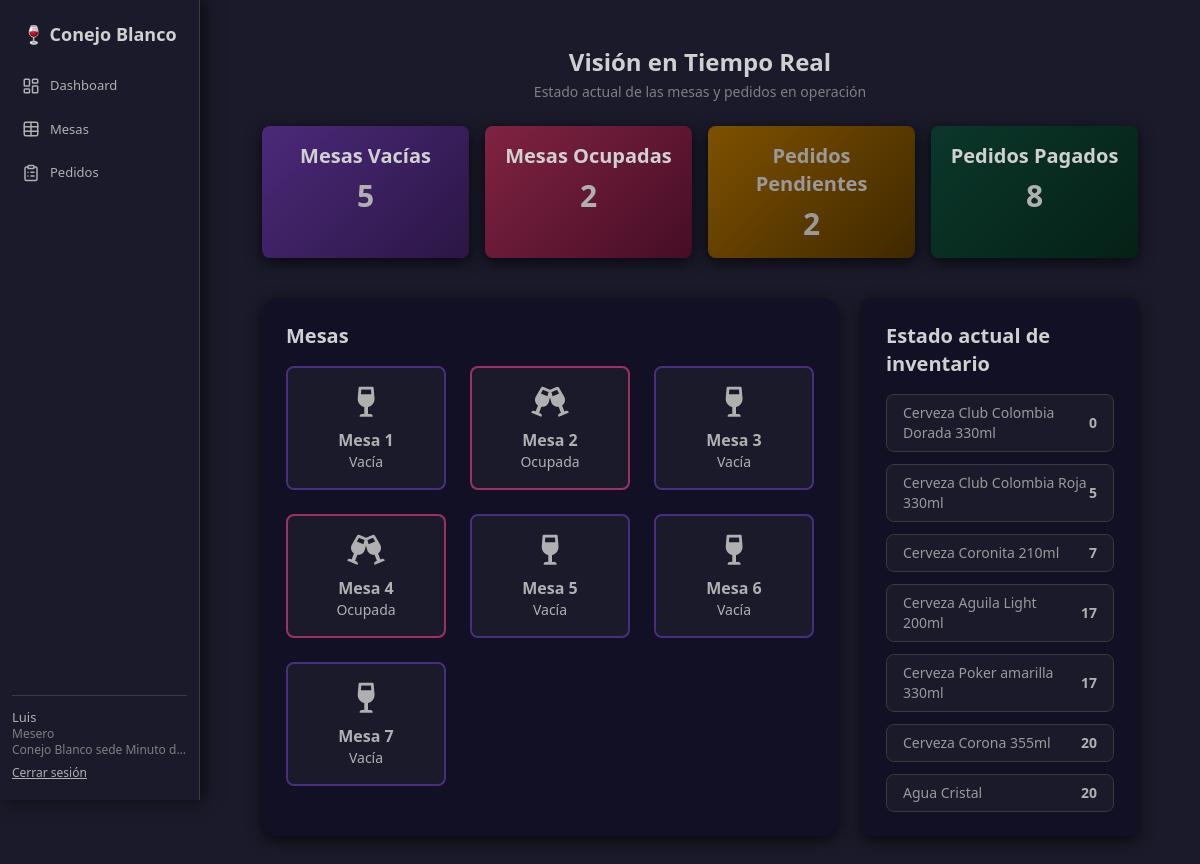
The app's page /api/usuarios/panel_general/ (signed in) with its own data.
### usuarios/models.py (models this page shows, shortened)
class Usuario(AbstractUser):
    rol = models.CharField(max_length=20, choices=ROLES)
    sede = models.ForeignKey(Sede, on_delete=models.CASCADE, null=True, blank=False)

### sede/models.py (models this page shows, shortened)
class Sede(models.Model):
    nombre = models.CharField(max_length=100)
    direccion = models.CharField(max_length=255)
    telefono = models.CharField(max_length=20)
    email = models.EmailField()

### mesa/models.py (models this page shows, shortened)
class Mesa(models.Model):
    UBICACIONES = (
        (1, 'Primer piso'),
        (2, 'Segundo piso'),
    )
    numeroMesa = models.PositiveIntegerField()
    capacidad = models.PositiveIntegerField()
    ubicacion = models.IntegerField(choices=UBICACIONES)
    sede = models.ForeignKey(Sede, on_delete=models.CASCADE)
    ocupada = models.BooleanField(default=False)
    class Meta:
        unique_together = ('numeroMesa', 'sede')  # Evitar duplicados en una sede

### inventario/models.py (models this page shows, shortened)
class InventarioProducto(models.Model):
    sede = models.ForeignKey(Sede, on_delete=models.CASCADE)
    producto = models.ForeignKey(Producto, on_delete=models.CASCADE)
    cantidad = models.PositiveIntegerField(default=0)  # Evita valores negativos
    stock_minimo = models.PositiveIntegerField(default=5)
    imagen = models.ImageField(upload_to='inventario/', blank=True, null=True)
    precio_venta = models.DecimalField(max_digits=10, decimal_places=2, default=0)
    fecha_creacion = models.DateTimeField(auto_now_add=True)
    def __str__(self):
        return f"{self.producto.nombre} - {self.sede.nombre}"

### productos/models.py (models this page shows, shortened)
class Producto(models.Model):
    nombre = models.CharField(max_length=100)
    descripcion = models.TextField(blank=True, null=True)

### usuarios/views.py (the view)
# urls.py: path('panel_general/', views.panel_general, name='panel_general'),
@login_required
def panel_general(request):
    sede = request.user.sede
    mesas = Mesa.objects.filter(sede=sede)
    mesas_vacias_count = mesas.filter(ocupada=False).count()
    mesas_ocupadas_count = mesas.filter(ocupada=True).count()
    pedidos_pendientes_count = Pedido.objects.filter(estado='pendiente', mesa__sede=sede).count()
    pedidos_pagados_count = Pedido.objects.filter(estado='pagado', mesa__sede=sede).count()
    productos = InventarioProducto.objects.select_related('producto') \
                                          .filter(sede=sede) \
                                          .order_by('cantidad')
    print("Productos en inventario para la sede:", productos)
    return render(request, 'general.html', {
        'mesas': mesas,
        'mesas_vacias_count': mesas_vacias_count,
        'mesas_ocupadas_count': mesas_ocupadas_count,
        'pedidos_pendientes_count': pedidos_pendientes_count,
        'pedidos_pagados_count': pedidos_pagados_count,
        'productos': productos,
    })

### usuarios/context_processors.py (called while the page is built)
def es_admin_processor(request):
    if request.user.is_authenticated:
        return {'es_administrador': request.user.rol == 'administrador'}
    return {'es_administrador': False}

### templates/general.html (shortened to what this page needs)
{% extends 'base.html' %}
{% load static %}
{% block head %}
  <link rel="stylesheet" href="{% static 'css/dashboard.css' %}">
  <link rel="stylesheet" href="https://cdnjs.cloudflare.com/ajax/libs/font-awesome/6.0.0-beta3/css/all.min.css">
{% endblock %}
{% block content %}
<div class="panel-general-container">
  <div class="panel-header text-center mb-6">
    <h1 class="text-2xl font-bold mb-1 text-white">Visión en Tiempo Real</h1>
    <p class="text-gray-400 text-sm">Estado actual de las mesas y pedidos en operación</p>
  </div>
  <div class="grid grid-cols-1 sm:grid-cols-2 lg:grid-cols-4 gap-4 mb-10">
    <div class="card-gradient bg-purple-gradient p-4 rounded-lg shadow">
      <h3 class="text-xl font-semibold mb-2 text-white">Mesas Vacías</h3>
      <p class="text-3xl font-bold text-white">{{ mesas_vacias_count }}</p>
    </div>
    <div class="card-gradient bg-pink-gradient p-4 rounded-lg shadow">
      <h3 class="text-xl font-semibold mb-2 text-white">Mesas Ocupadas</h3>
      <p class="text-3xl font-bold text-white">{{ mesas_ocupadas_count }}</p>
    </div>
    <div class="card-gradient bg-orange-gradient-dark p-4 rounded-lg shadow">
      <h3 class="text-xl font-semibold mb-2 text-gray-300">Pedidos Pendientes</h3>
      <p class="text-3xl font-bold text-gray-300">{{ pedidos_pendientes_count }}</p>
    </div>
    <div class="card-gradient bg-green-gradient-dark p-4 rounded-lg shadow">
      <h3 class="text-xl font-semibold mb-2 text-white">Pedidos Pagados</h3>
      <p class="text-3xl font-bold text-white">{{ pedidos_pagados_count }}</p>
    </div>
  </div>
  <div class="grid grid-cols-1 lg:grid-cols-3 gap-6">
    <div class="bg-panel p-6 rounded-lg shadow lg:col-span-2">
      <h2 class="text-xl font-semibold mb-4 text-white">Mesas</h2>
      <div class="grid grid-cols-1 sm:grid-cols-2 md:grid-cols-3 xl:grid-cols-4 gap-6">
        {% for mesa in mesas %}
        <div class="bg-gray-900 rounded-lg p-4 flex flex-col items-center justify-center
                    {% if mesa.ocupada %}border-2 border-pink-600{% else %}border-2 border-purple-700{% endif %}">
          <div class="mesa-icon mb-2">
            {% if mesa.ocupada %}
              <i class="fa-solid fa-champagne-glasses text-pink-600 text-3xl"></i>
            {% else %}
              <i class="fa-solid fa-wine-glass text-purple-700 text-3xl"></i>
            {% endif %}
          </div>
          <p class="mesa-label text-white font-semibold">Mesa {{ mesa.numeroMesa }}</p>
          <p class="mesa-status text-sm text-gray-400">{% if mesa.ocupada %}Ocupada{% else %}Vacía{% endif %}</p>
        </div>
        {% endfor %}
      </div>
    </div>
    <div class="lg:col-span-1">
      <div class="bg-inventory-card p-6 rounded-lg shadow">
        <h2 class="text-xl font-semibold mb-4 text-white">Estado actual de inventario</h2>
        <ul class="inventory-list space-y-3">
  {% for inventario in productos %}
    <li class="flex justify-between items-center bg-gray-800 px-4 py-2 rounded-md">
      <span class="text-sm font-medium text-gray-300">{{ inventario.producto.nombre }}</span>
      <span class="text-sm font-bold text-white">{{ inventario.cantidad }}</span>
    </li>
  {% empty %}
    <li>No hay productos disponibles.</li>
  {% endfor %}
</ul>
      </div>
    </div>
  </div>
</div>
{% endblock %}

### templates/base.html (shortened to what this page needs)
{% load static %}
<!DOCTYPE html>
<html lang="es">
<head>
    <script src="https://cdn.tailwindcss.com"></script>
    <link rel="stylesheet" href="{% static 'css/base_estilos.css' %}">
    {% block head %}{% endblock %}
</head>
<body class="flex bg-gray-900 text-white min-h-screen">
    <aside class="sidebar">
        <div class="sidebar-header">
            <h1 class="text-lg font-bold text-red-500 text-center">🍷 Conejo Blanco</h1>
        </div>
        <nav class="sidebar-nav">
            {% if user.is_authenticated %}
                {% if user.rol == 'administrador' %}
                    <a href="{% url 'panel_general' %}"><i data-lucide="layout-dashboard"></i> Dashboard</a>
                    <a href="{% url 'listar_usuarios' %}"><i data-lucide="users"></i> Usuarios</a>
                    <a href="{% url 'lista_productos' %}"><i data-lucide="box"></i> Inventario</a>
                    <a href="{% url 'crear_producto' %}"><i data-lucide="plus-square"></i> Productos</a>
                    <a href="{% url 'listar_sedes' %}"><i data-lucide="map-pin"></i> Sedes</a>
                    <a href="{% url 'ver_mesas' %}"><i data-lucide="table"></i> Mesas</a>
                    <a href="{% url 'ver_pedidos' %}"><i data-lucide="clipboard-list"></i> Pedidos</a>
                    <a href="{% url 'pedidos_por_pagar' %}"><i data-lucide="credit-card"></i> Por Pagar</a>
                    <a href="{% url 'informe_producto' %}"><i data-lucide="bar-chart"></i> Informes</a>
                {% elif user.rol == 'mesero' %}
                    <a href="{% url 'panel_general' %}"><i data-lucide="layout-dashboard"></i> Dashboard</a>
                    <a href="{% url 'ver_mesas' %}"><i data-lucide="table"></i> Mesas</a>
                    <a href="{% url 'ver_pedidos' %}"><i data-lucide="clipboard-list"></i> Pedidos</a>
                {% endif %}
            {% endif %}
        </nav>
        {% if user.is_authenticated %}
        <div class="sidebar-user">
            <p class="font-medium truncate">{{ user.first_name }}</p>
            <p class="text-xs text-gray-400 capitalize">{{ user.rol }}</p>
            <p class="text-xs text-gray-400 truncate">{{ user.sede.nombre|default:"Sin sede" }}</p>
            <a href="{% url 'logout' %}" class="logout-link">Cerrar sesión</a>
        </div>
        {% endif %}
    </aside>
    <main class="main-content">
        {% block content %}{% endblock %}
    </main>
</body>
</html>

### static/css/base_estilos.css (style rules this page uses)
body { font-family: 'Rubik', sans-serif; background-color: #1a1a2a ; color: #f0f0f0; }
.sidebar { width: 200px; height: 100vh; background: #1a1a2a ; position: fixed; top: 0; left: 0; display: flex; flex-direction: column; padding: 20px 12px; border-right: 1px solid #1a1a2a ; box-shadow: 4px 0 16px rgba(0, 0, 0, 0.6); font-size: 14px; }
.sidebar-header { margin-bottom: 20px; }
.sidebar-nav { flex-grow: 1; display: flex; flex-direction: column; gap: 8px; }
.sidebar-nav a { display: flex; align-items: center; gap: 10px; padding: 8px 10px; border-radius: 8px; text-decoration: none; color: #f0f0f0; transition: all 0.2s ease-in-out; font-size: 13px; }
.sidebar-nav a svg { width: 18px; height: 18px; }
.sidebar-user { margin-top: auto; border-top: 1px solid #333; padding-top: 14px; font-size: 13px; line-height: 1.2; }
.logout-link { display: block; margin-top: 8px; color: #f87171; text-decoration: underline; font-size: 12px; }
.main-content { margin-left: 200px; padding: 30px; width: calc(100% - 200px); }

### static/css/dashboard.css (style rules this page uses)
body { background-color: #0b0a1a !important; color: #c0c0c0 !important; font-family: 'Segoe UI', Tahoma, Geneva, Verdana, sans-serif; margin: 0; padding: 0; }
h1, h2, h3, h4, h5, h6 { color: #d0d0d0 !important; font-weight: 700; }
p, span, label, a, li, td, th { color: #b0b0b0 !important; }
.card-gradient { padding: 1.5rem; border-radius: 1rem; font-weight: 700; text-align: center; box-shadow: 0 4px 15px rgba(0, 0, 0, 0.75) !important; transition: transform 0.2s ease; color: #b0b0b0 !important; background-clip: padding-box; }
.bg-purple-gradient { background: linear-gradient(135deg, #4b2979, #2b1645) !important; color: #b0aee3 !important; }
.bg-pink-gradient { background: linear-gradient(135deg, #802342, #460d25) !important; color: #d19bb7 !important; }
.bg-orange-gradient-dark { background: linear-gradient(135deg, #7e5100, #3f2800) !important; color: #d9b86b !important; }
.bg-green-gradient-dark { background: linear-gradient(135deg, #0b372a, #052116) !important; color: #8fcab8 !important; }
.bg-panel { background-color: #121024 !important; padding: 1.5rem !important; border-radius: 1rem !important; box-shadow: 0 4px 15px rgba(0, 0, 0, 0.7) !important; color: #b0b0b0 !important; }
.border-pink-600 { border: 2px solid #9c3164 !important; }
.border-purple-700 { border: 2px solid #4a2e7e !important; }
.bg-gray-900 { background-color: #1a1a2a !important; }
.text-gray-400 { color: #7f7f7f !important; }
.text-gray-300 { color: #999999 !important; }
.mesa-label, .mesa-status, .mesa-icon i { color: #b0b0b0 !important; }
.fa-champagne-glasses { color: #a72e64 !important; }
.fa-wine-glass { color: #4b2979 !important; }
.panel-general-container { padding: 1rem 2rem !important; }
.shadow { box-shadow: 0 4px 15px rgba(0, 0, 0, 0.7) !important; }
* { background-color: transparent !important; border-color: #3a3a3a !important; }
.bg-inventory-card { background-color: #121024 !important; border-radius: 1rem; padding: 1.5rem; box-shadow: 0 4px 15px rgba(0, 0, 0, 0.6); color: #c0c0c0; }
.inventory-list li { display: flex; justify-content: space-between; align-items: center; background-color: #1a1a2a !important; border: 1px solid #3d3b5e; border-radius: 0.5rem; padding: 0.5rem 1rem; }
.inventory-list li span { color: #c0c0c0; }

### records on screen
Usuario: first_name "Luis", rol "Mesero", sede.nombre "Conejo Blanco sede Minuto d…"
Mesa: ocupada False (drawn), numeroMesa "1"
Mesa: ocupada True (drawn), numeroMesa "2"
Mesa: ocupada False (drawn), numeroMesa "3"
Mesa: ocupada True (drawn), numeroMesa "4"
Mesa: ocupada False (drawn), numeroMesa "5"
Mesa: ocupada False (drawn), numeroMesa "6"
Mesa: ocupada False (drawn), numeroMesa "7"
InventarioProducto: producto.nombre "Cerveza Club Colombia Dorada 330ml", cantidad "0"
InventarioProducto: producto.nombre "Cerveza Club Colombia Roja 330ml", cantidad "5"
InventarioProducto: producto.nombre "Cerveza Coronita 210ml", cantidad "7"
InventarioProducto: producto.nombre "Cerveza Aguila Light 200ml", cantidad "17"
InventarioProducto: producto.nombre "Cerveza Poker amarilla 330ml", cantidad "17"
InventarioProducto: producto.nombre "Cerveza Corona 355ml", cantidad "20"
InventarioProducto: producto.nombre "Agua Cristal", cantidad "20"

### other values on screen
{{ mesas_vacias_count }} "5"
{{ mesas_ocupadas_count }} "2"
{{ pedidos_pendientes_count }} "2"
{{ pedidos_pagados_count }} "8"
